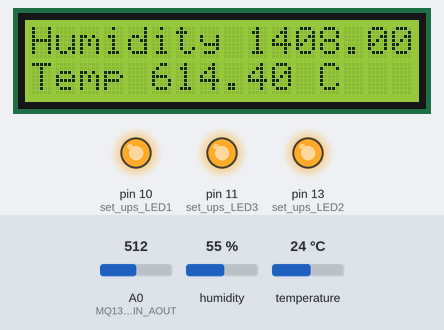
A sketch run on a simulated Arduino Uno, built with avr-gcc and run on an emulated ATmega328P. Shown: 16×2 character LCD, output pins drawn as LEDs (lit = HIGH). Wiring (inferred from the names in the program): DHT11 sensor: data pin 2. Inputs (shaded band) come from the test bench; at power-on: temperature 24 °C, A0 (MQ135_5V_PIN_AOUT) = 512, humidity 55 %. What the sketch prints to the serial monitor is not drawn.

Above: at 4.7 s.
4.8 s: temperature set to 1.1 °C
At 9.1 s:
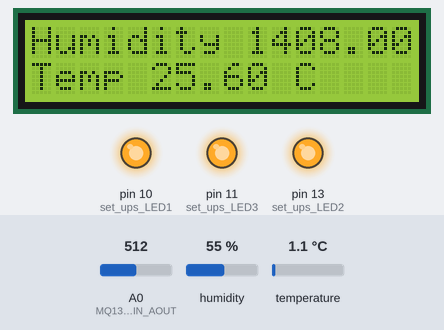
10.9 s: temperature set to 0.8 °C
At 15.1 s:
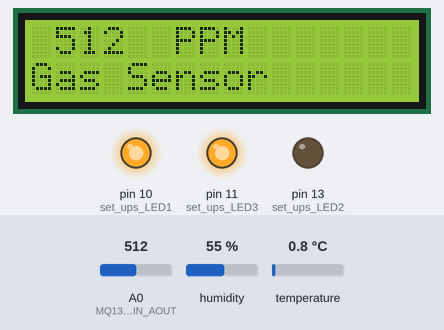
17.0 s: A0 (MQ135_5V_PIN_AOUT) set to 485
At 19.2 s:
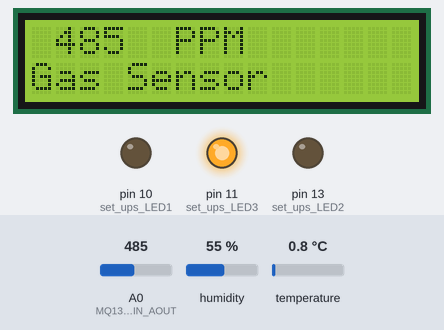
23.1 s: temperature set to 41 °C
At 25.8 s:
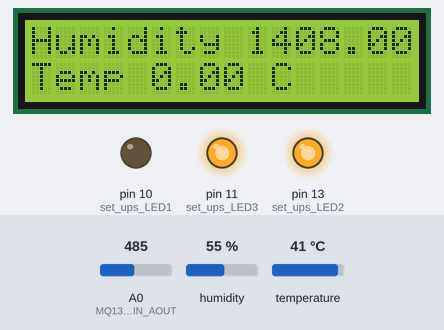
29.2 s: A0 (MQ135_5V_PIN_AOUT) set to 104
At 31.5 s:
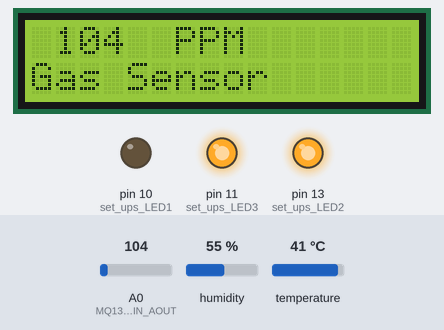
34.5 s: A0 (MQ135_5V_PIN_AOUT) set to 93
At 36.1 s:
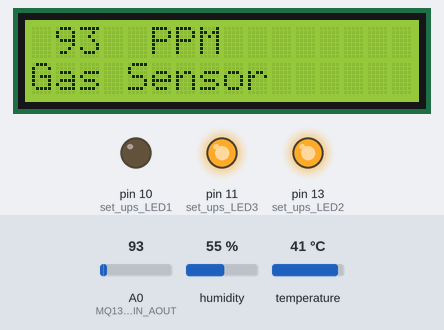
Timing chart, 0 to 37.6 s (numbered marks = the images above; inputs shaded):
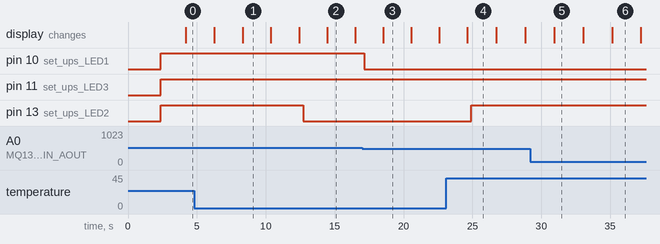

The sketch:

Offline.ino
```cpp
// Include Libraries
#include "Arduino.h"
#include "DHT.h"
#include <LiquidCrystal.h>
#include <LiquidCrystal_I2C.h> // Driver Library for the LCD Module

LiquidCrystal_I2C lcd = LiquidCrystal_I2C(0x27,16,2); // Adjust to (0x27,20,4) for 20x4 LCD

// OFFLINE WITH PLOTTING
// THIS IS WORKING CODE FOR TEMP / HUMIDITY AND GAS MONITOR
// DESIGNED BY NATHAN PACEY

// ************INSTRUCTIONS FOR USE************
// run the serial monitor and put in which output you want
// PIN 13 is the temperature LED (RED)
// PIN 11 is the humidity LED (BLUE)

// PIN 10 is the gas for 250 PPM
// BOTH PIN 10 and 11 for 400 PPM
// ALL LED's for over 700 PPM

// Pin Definitions
#define DHT_PIN_DATA  2
#define MQ135_5V_PIN_AOUT A0

// Global variables and defines

// object initialization
DHT dht(DHT_PIN_DATA);

// define vars for testing menu
const int timeout = 10000;       //define timeout of 10 sec
char menuOption = 0;
long time0;
int timeFlip = 1;  // used to flip the lcd screen without using a delay
unsigned long testTime = millis();
uint16_t period = 2000;

int sensorValue;
int digitalValue;


// Setup the essentials for your circuit to work. It runs first every time your circuit is powered with electricity.
void setup()
{
    Serial.begin(9600);

    pinMode(10, OUTPUT); // set ups LED1
    pinMode(13, OUTPUT); // set ups LED2
    pinMode(11, OUTPUT); // set ups LED3
    //pinMode(3, INPUT);

   // Initiate the LCD and turn on the backlight
    lcd.init();          // Initiate the LCD module
    lcd.backlight();     // Turn on the backlight

    lcd.setCursor(0,0);         //Welcome message
    lcd.print("Welcome to the");
    lcd.setCursor(0,1);
    lcd.print("Basement Monitor");
    delay(2000);

    // Setup Serial which is useful for debugging
    // Use the Serial Monitor to view printed messages

    while (!Serial) ; // wait for serial port to connect. Needed for native USB
    Serial.println("start");


    dht.begin();
  //  menuOption = menu();
   testTime = millis();
}//void setup();


void LCD_Display1(float dhtHumidity, float dhtTempC, int sensorValue)
{
   //Print on LCD
    lcd.clear();
    lcd.setCursor(0,0);
    lcd.print("Humidity ");
    lcd.print(dhtHumidity); //Print Humidity
    lcd.print(" %");
    lcd.setCursor(0,1);
    lcd.print("Temp ");
    lcd.print(dhtTempC); //Print Temp
    lcd.print(" C");
}


void LCD_Display2(float dhtHumidity, float dhtTempC, int sensorValue)
{
     //Print on LCD
    lcd.clear();
    lcd.setCursor(0,0);
    lcd.print(" ");
    lcd.print(sensorValue); // LCD Print Gas sensor in PPM
    lcd.print("  PPM");
    lcd.setCursor(0,1);
    lcd.print("Gas Sensor");
}


// Main logic of your circuit. It defines the interaction between the components you selected. After setup, it runs over and over again, in an eternal loop.
void loop()
{

    // DHT22/11 Humidity and Temperature Sensor - Test Code
    // Reading humidity in %
    // sensor value is gas reading in PPM
    float dhtTempC = dht.readTempC();

    float dhtHumidity = dht.readHumidity();
    sensorValue = analogRead(0);

    // Prints in plotting format
    Serial.print("Humidity_in_%:");
    Serial.print(dhtHumidity);
    Serial.print(',');
    Serial.print("Temp_in_C:");
    Serial.print(dhtTempC);
    Serial.print(',');
    Serial.print("Air_Quality_in_PPM:");
    Serial.print(sensorValue);
    Serial.print(',');
    Serial.print("TimeFlip:");
    Serial.print(timeFlip);
    //Serial.print(',');
    //Serial.print("Time:");
    //Serial.print(millis());
    Serial.println();

    if(millis()>= testTime+period){
      if(timeFlip){
        LCD_Display1(dhtHumidity, dhtTempC, sensorValue);
        timeFlip = 0;
      }
      else if(!timeFlip){
        LCD_Display2(dhtHumidity, dhtTempC, sensorValue);
        timeFlip = 1;
      }
      testTime = millis();
    }

    //Built in LED goes of if temp is above 23 [C]
      if (dhtTempC > 20)
     {
      digitalWrite(13, HIGH);   // turn the LED on (HIGH is the voltage level)
    }
     else  digitalWrite(13, LOW);


    //Built in LED goes of if Humidity is above 40 [%]
    //BLUE LED
     if (dhtHumidity > 40)
      {
        digitalWrite(11, HIGH);
     }
     else  digitalWrite(11, LOW);


      if (sensorValue > 500) // just out of the normal air quality range
      {
         digitalWrite(10, HIGH);   // turn the LED on (HIGH is the voltage level)
      }
     else  digitalWrite(10, LOW);


}//end of loop
```

DHT.cpp
```cpp
/* DHT library
*/

#include "DHT.h"

#define MIN_INTERVAL 2000

DHT::DHT(uint8_t pin, uint8_t type, uint8_t count) {
  _pin = pin;
  _type = type;
  #ifdef __AVR
    _bit = digitalPinToBitMask(pin);
    _port = digitalPinToPort(pin);
  #endif
  _maxcycles = microsecondsToClockCycles(1000);  // 1 millisecond timeout for
                                                 // reading pulses from DHT sensor.
  // Note that count is now ignored as the DHT reading algorithm adjusts itself
  // basd on the speed of the processor.
}

void DHT::begin(void) {
  // set up the pins!
  pinMode(_pin, INPUT_PULLUP);
  // Using this value makes sure that millis() - lastreadtime will be
  // >= MIN_INTERVAL right away. Note that this assignment wraps around,
  // but so will the subtraction.
  _lastreadtime = -MIN_INTERVAL;
  DEBUG_PRINT("Max clock cycles: "); DEBUG_PRINTLN(_maxcycles, DEC);
}

//boolean S == Scale.  True == Fahrenheit; False == Celcius
float DHT::readTemperature(bool S, bool force) {
  float f = NAN;

  if (read(force)) {
    switch (_type) {
    case DHT11:
      f = data[2];
      if(S) {
        f = convertCtoF(f);
      }
      break;
    case DHT22:
    case DHT21:
      f = data[2] & 0x7F;
      f *= 256;
      f += data[3];
      f *= 0.1;
      if (data[2] & 0x80) {
        f *= -1;
      }
      if(S) {
        f = convertCtoF(f);
      }
      break;
    }
  }
  if (isnan(f))
  {
    //Serial.println("Failed to read Temperature!");
  }
  return f;
}

float DHT::convertCtoF(float c) {
  return c * 1.8 + 32;
}

float DHT::convertFtoC(float f) {
  return (f - 32) * 0.55555;
}

float DHT::readHumidity(bool force) {
  float f = NAN;
  if (read()) {
    switch (_type) {
    case DHT11:
      f = data[0];
      break;
    case DHT22:
    case DHT21:
      f = data[0];
      f *= 256;
      f += data[1];
      f *= 0.1;
      break;
    }
  }
  if (isnan(f))
  {
    //Serial.println("Failed to read Humidity!");
  }
  return f;
}

float DHT::readTempC()
{
  return readTemperature();
}
float DHT::readTempF()
{
  return convertCtoF(readTemperature());
}

//boolean isFahrenheit: True == Fahrenheit; False == Celcius
float DHT::computeHeatIndex(float temperature, float percentHumidity, bool isFahrenheit) {
  // Using both Rothfusz and Steadman's equations
  // http://www.wpc.ncep.noaa.gov/html/heatindex_equation.shtml
  float hi;

  if (!isFahrenheit)
    temperature = convertCtoF(temperature);

  hi = 0.5 * (temperature + 61.0 + ((temperature - 68.0) * 1.2) + (percentHumidity * 0.094));

  if (hi > 79) {
    hi = -42.379 +
             2.04901523 * temperature +
            10.14333127 * percentHumidity +
            -0.22475541 * temperature*percentHumidity +
            -0.00683783 * pow(temperature, 2) +
            -0.05481717 * pow(percentHumidity, 2) +
             0.00122874 * pow(temperature, 2) * percentHumidity +
             0.00085282 * temperature*pow(percentHumidity, 2) +
            -0.00000199 * pow(temperature, 2) * pow(percentHumidity, 2);

    if((percentHumidity < 13) && (temperature >= 80.0) && (temperature <= 112.0))
      hi -= ((13.0 - percentHumidity) * 0.25) * sqrt((17.0 - abs(temperature - 95.0)) * 0.05882);

    else if((percentHumidity > 85.0) && (temperature >= 80.0) && (temperature <= 87.0))
      hi += ((percentHumidity - 85.0) * 0.1) * ((87.0 - temperature) * 0.2);
  }

  return isFahrenheit ? hi : convertFtoC(hi);
}

boolean DHT::read(bool force) {
  // Check if sensor was read less than two seconds ago and return early
  // to use last reading.
  uint32_t currenttime = millis();
  if (!force && ((currenttime - _lastreadtime) < 2000)) {
    return _lastresult; // return last correct measurement
  }
  _lastreadtime = currenttime;

  // Reset 40 bits of received data to zero.
  data[0] = data[1] = data[2] = data[3] = data[4] = 0;

  // Send start signal.  See DHT datasheet for full signal diagram:
  //   http://www.adafruit.com/datasheets/Digital%20humidity%20and%20temperature%20sensor%20AM2302.pdf

  // Go into high impedence state to let pull-up raise data line level and
  // start the reading process.
  digitalWrite(_pin, HIGH);
  delay(250);

  // First set data line low for 20 milliseconds.
  pinMode(_pin, OUTPUT);
  digitalWrite(_pin, LOW);
  delay(20);

  uint32_t cycles[80];
  {
    // Turn off interrupts temporarily because the next sections are timing critical
    // and we don't want any interruptions.
    InterruptLock lock;

    // End the start signal by setting data line high for 40 microseconds.
    digitalWrite(_pin, HIGH);
    delayMicroseconds(40);

    // Now start reading the data line to get the value from the DHT sensor.
    pinMode(_pin, INPUT_PULLUP);
    delayMicroseconds(10);  // Delay a bit to let sensor pull data line low.

    // First expect a low signal for ~80 microseconds followed by a high signal
    // for ~80 microseconds again.
    if (expectPulse(LOW) == 0) {
      DEBUG_PRINTLN(F("Timeout waiting for start signal low pulse."));
      _lastresult = false;
      return _lastresult;
    }
    if (expectPulse(HIGH) == 0) {
      DEBUG_PRINTLN(F("Timeout waiting for start signal high pulse."));
      _lastresult = false;
      return _lastresult;
    }

    // Now read the 40 bits sent by the sensor.  Each bit is sent as a 50
    // microsecond low pulse followed by a variable length high pulse.  If the
    // high pulse is ~28 microseconds then it's a 0 and if it's ~70 microseconds
    // then it's a 1.  We measure the cycle count of the initial 50us low pulse
    // and use that to compare to the cycle count of the high pulse to determine
    // if the bit is a 0 (high state cycle count < low state cycle count), or a
    // 1 (high state cycle count > low state cycle count). Note that for speed all
    // the pulses are read into a array and then examined in a later step.
    for (int i=0; i<80; i+=2) {
      cycles[i]   = expectPulse(LOW);
      cycles[i+1] = expectPulse(HIGH);
    }
  } // Timing critical code is now complete.

  // Inspect pulses and determine which ones are 0 (high state cycle count < low
  // state cycle count), or 1 (high state cycle count > low state cycle count).
  for (int i=0; i<40; ++i) {
    uint32_t lowCycles  = cycles[2*i];
    uint32_t highCycles = cycles[2*i+1];
    if ((lowCycles == 0) || (highCycles == 0)) {
      DEBUG_PRINTLN(F("Timeout waiting for pulse."));
      _lastresult = false;
      return _lastresult;
    }
    data[i/8] <<= 1;
    // Now compare the low and high cycle times to see if the bit is a 0 or 1.
    if (highCycles > lowCycles) {
      // High cycles are greater than 50us low cycle count, must be a 1.
      data[i/8] |= 1;
    }
    // Else high cycles are less than (or equal to, a weird case) the 50us low
    // cycle count so this must be a zero.  Nothing needs to be changed in the
    // stored data.
  }

  DEBUG_PRINTLN(F("Received:"));
  DEBUG_PRINT(data[0], HEX); DEBUG_PRINT(F(", "));
  DEBUG_PRINT(data[1], HEX); DEBUG_PRINT(F(", "));
  DEBUG_PRINT(data[2], HEX); DEBUG_PRINT(F(", "));
  DEBUG_PRINT(data[3], HEX); DEBUG_PRINT(F(", "));
  DEBUG_PRINT(data[4], HEX); DEBUG_PRINT(F(" =? "));
  DEBUG_PRINTLN((data[0] + data[1] + data[2] + data[3]) & 0xFF, HEX);

  // Check we read 40 bits and that the checksum matches.
  if (data[4] == ((data[0] + data[1] + data[2] + data[3]) & 0xFF)) {
    _lastresult = true;
    return _lastresult;
  }
  else {
    DEBUG_PRINTLN(F("Checksum failure!"));
    _lastresult = false;
    return _lastresult;
  }
}

// Expect the signal line to be at the specified level for a period of time and
// return a count of loop cycles spent at that level (this cycle count can be
// used to compare the relative time of two pulses).  If more than a millisecond
// ellapses without the level changing then the call fails with a 0 response.
// This is adapted from Arduino's pulseInLong function (which is only available
// in the very latest IDE versions):
//   https://github.com/arduino/Arduino/blob/master/hardware/arduino/avr/cores/arduino/wiring_pulse.c
uint32_t DHT::expectPulse(bool level) {
  uint32_t count = 0;
  // On AVR platforms use direct GPIO port access as it's much faster and better
  // for catching pulses that are 10's of microseconds in length:
  #ifdef __AVR
    uint8_t portState = level ? _bit : 0;
    while ((*portInputRegister(_port) & _bit) == portState) {
      if (count++ >= _maxcycles) {
        return 0; // Exceeded timeout, fail.
      }
    }
  // Otherwise fall back to using digitalRead (this seems to be necessary on ESP8266
  // right now, perhaps bugs in direct port access functions?).
  #else
    while (digitalRead(_pin) == level) {
      if (count++ >= _maxcycles) {
        return 0; // Exceeded timeout, fail.
      }
    }
  #endif

  return count;
}
```

DHT.h
```cpp
#ifndef DHT_H
#define DHT_H

#if ARDUINO >= 100
 #include "Arduino.h"
#else
 #include "WProgram.h"
#endif


// Uncomment to enable printing out nice debug messages.
//#define DHT_DEBUG

// Define where debug output will be printed.
#define DEBUG_PRINTER Serial

#define DHTTYPE DHT22

// Setup debug printing macros.
#ifdef DHT_DEBUG
  #define DEBUG_PRINT(...) { DEBUG_PRINTER.print(__VA_ARGS__); }
  #define DEBUG_PRINTLN(...) { DEBUG_PRINTER.println(__VA_ARGS__); }
#else
  #define DEBUG_PRINT(...) {}
  #define DEBUG_PRINTLN(...) {}
#endif

// Define types of sensors.
#define DHT11 11
#define DHT22 22
#define DHT21 21
#define AM2301 21


class DHT {
  public:
   DHT(uint8_t pin, uint8_t type = DHTTYPE, uint8_t count=6);
   void begin(void);
   float readTemperature(bool S=false, bool force=false);
   float readTempC();
   float readTempF();
   float convertCtoF(float);
   float convertFtoC(float);
   float computeHeatIndex(float temperature, float percentHumidity, bool isFahrenheit=true);
   float readHumidity(bool force=false);
   boolean read(bool force=false);

 private:
  uint8_t data[5];
  uint8_t _pin, _type;
  #ifdef __AVR
    // Use direct GPIO access on an 8-bit AVR so keep track of the port and bitmask
    // for the digital pin connected to the DHT.  Other platforms will use digitalRead.
    uint8_t _bit, _port;
  #endif
  uint32_t _lastreadtime, _maxcycles;
  bool _lastresult;

  uint32_t expectPulse(bool level);

};

class InterruptLock {
  public:
   InterruptLock() {
    noInterrupts();
   }
   ~InterruptLock() {
    interrupts();
   }

};

#endif
```

Measured:
- the behaviour switches between 1 and 0.9 °C on temperature (found by bisection; images 1 and 2)
- the behaviour switches between 501 and 500 on A0 (MQ135_5V_PIN_AOUT) (found by bisection; images 2 and 3)
- after the input at 4.8 s, the display: first differs from a run without the input after 3.5 s (image 1)
- after the input at 10.9 s, pin 13 (set_ups_LED2): HIGH → LOW after 1.8 s
- after the input at 17.0 s, pin 10 (set_ups_LED1): HIGH → LOW after 0.15 s; the display: changes after 1.5 s (image 3)
- after the input at 23.1 s, pin 13 (set_ups_LED2): LOW → HIGH after 1.8 s
- after the input at 29.2 s, the display: changes after 1.7 s (image 5)
- after the input at 34.5 s, the display: changes after 0.64 s (image 6)
